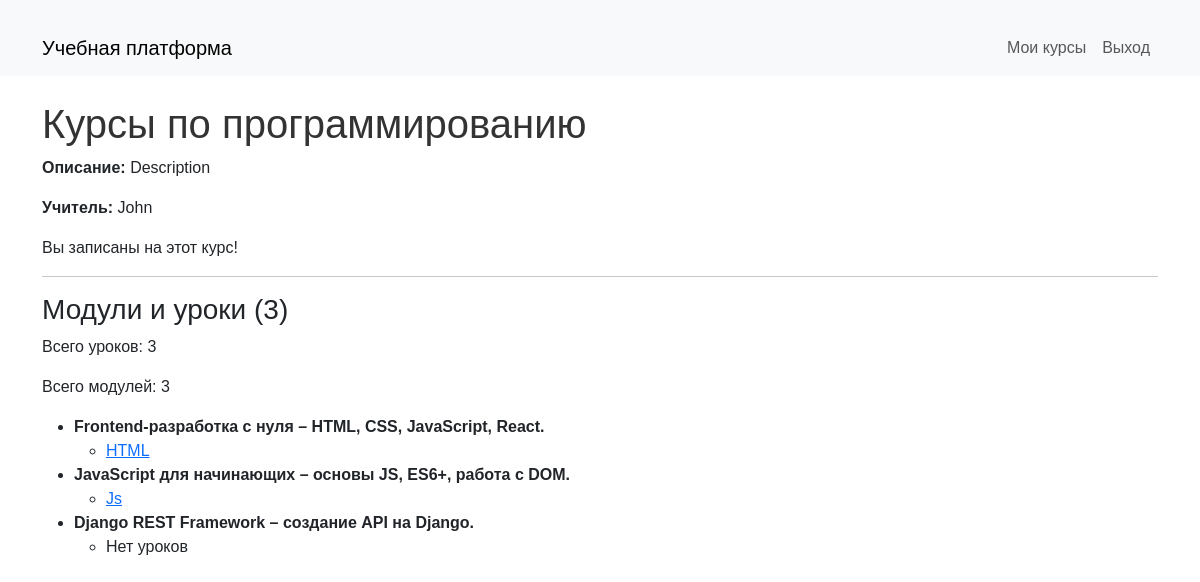
The page /course/1/ (signed in) on the database as committed earlier.
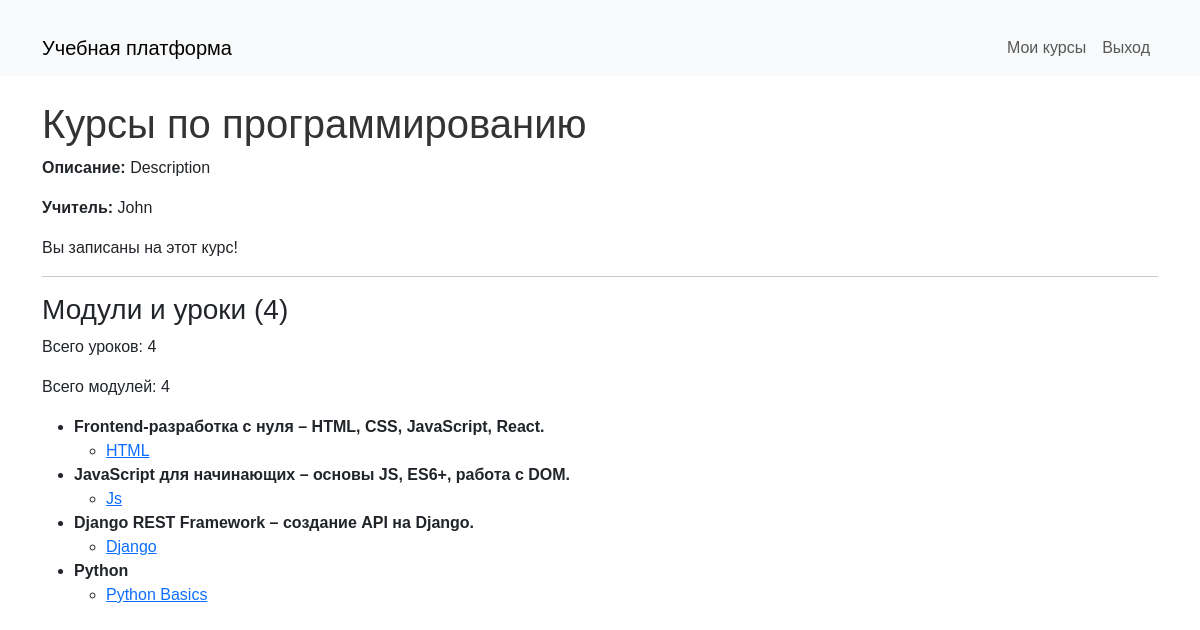
The same page on the database as committed later.
### online_courses/models.py (models this page shows, shortened)
class Course(models.Model):
    title = models.CharField(max_length=255)
    description = models.TextField(null=True, blank=True)
    teacher = models.ForeignKey(User, on_delete=models.SET_NULL, null=True, limit_choices_to={'role': 'teacher'}, related_name='courses_taught')
    students = models.ManyToManyField(User, related_name='enrolled_courses', blank=True, limit_choices_to={'role': 'student'})

class User(AbstractUser):
    ROLE_CHOICES = [
        ('student', 'Студент'),
        ('teacher', 'Преподаватель'),
        ('admin', 'Администратор')
    ]
    username = models.CharField(max_length=100, unique=True)
    email = models.EmailField(unique=True)
    role = models.CharField(max_length=20, choices=ROLE_CHOICES, default='student')
    def __str__(self):
        return self.username

class Module(models.Model):
    course = models.ForeignKey(Course, on_delete=models.CASCADE, related_name='modules')
    title = models.CharField(max_length=200)
    order = models.PositiveIntegerField()
    class Meta:
        ordering = ['course', 'order']

class Lesson(models.Model):
    module = models.ForeignKey(Module, on_delete=models.CASCADE)
    title = models.CharField(max_length=200)
    content = models.TextField(blank=True, null=True)
    video_url = models.URLField(blank=True, null=True)
    file = models.FileField(upload_to='lessons/files/', blank=True, null=True)

### online_courses/views.py (the view)
# urls.py: path('course/<int:course_id>/', course_detail, name='course_detail'),
@login_required
def course_detail(request, course_id):
    course = get_object_or_404(Course, id=course_id)
    is_enrolled = course.students.filter(id=request.user.id).exists()
    return render(request, 'course_detail.html', {'course': course, 'is_enrolled': is_enrolled})

### online_courses/templates/course_detail.html (shortened to what this page needs)
{% extends 'base.html' %}
{% block content %}
<div class="course-detail">
    <h1>{{ course.title }}</h1>
    <p><strong>Описание:</strong> {{ course.description }}</p>
    <p><strong>Учитель:</strong> {{ course.teacher }}</p>
</div>
{% if is_enrolled %}
    <p>Вы записаны на этот курс!</p>
{% else %}
    <a href="{% url 'online_courses:enroll_course' course.id %}" class="btn btn-primary">Записаться</a>
{% endif %}
<hr>
<h3>Модули и уроки ({{ course.modules.count }})</h3>
<p>Всего уроков: {{ course.modules.all|length }}</p>
<p>Всего модулей: {{ course.modules.count }}</p>
<ul class="modules">
    {% for module in course.modules.all %}
        <li><strong>{{ module.title }}</strong>
            <ul>
                {% for lesson in module.lesson_set.all %}
                    <li><a href="{% url 'online_courses:lesson_detail' course.id lesson.id %}">{{ lesson.title }}</a></li>
                {% empty %}
                    <li>Нет уроков</li>
                {% endfor %}
            </ul>
        </li>
    {% empty %}
        <p>Пока нет модулей.</p>
    {% endfor %}
</ul>
{% endblock %}

### online_courses/templates/base.html (shortened to what this page needs)
<!DOCTYPE html>
<html lang="ru">
<head>
    {% load static %}
    <link rel="stylesheet" href="https://cdn.jsdelivr.net/npm/bootstrap@5.3.0/dist/css/bootstrap.min.css">
    <link rel="stylesheet" href="{% static 'css/style.css' %}">
</head>
<body>
    <header>
        <nav class="navbar navbar-expand-lg navbar-light bg-light">
            <div class="container">
                <a class="navbar-brand" href="{% url 'online_courses:home' %}">Учебная платформа</a>
                <div class="collapse navbar-collapse">
                    <ul class="navbar-nav ms-auto">
                        {% if user.is_authenticated %}
                            <li class="nav-item"><a class="nav-link" href="{% url 'online_courses:course_list' %}">Мои курсы</a></li>
                            <li class="nav-item"><a class="nav-link" href="{% url 'online_courses:logout' %}">Выход</a></li>
                        {% else %}
                            <li class="nav-item"><a class="nav-link" href="{% url 'online_courses:login' %}">Вход</a></li>
                        {% endif %}
                    </ul>
                </div>
            </div>
        </nav>
    </header>
    <main>
        <div class="container mt-4">
            {% block content %}{% endblock %}
        </div>
    </main>
</body>
</html>

### online_courses/static/css/style.css (style rules this page uses)
body { font-family: Arial, sans-serif; }
h1, h2 { color: #333; }
.container { margin-top: 20px; }

Rows that differ between the two databases and show on the page:
computed for Course "Курсы по программированию": modules.count "3" → "4"; modules.all|length "3" → "4"
shown differently, row unchanged: Module "Django REST Framework – создание API на Django.": no longer shows "Нет уроков"
added Lesson: title "Django", shown under Module "Django REST Framework – создание API на Django."
added Module: title "Python"
added Lesson: title "Python Basics", shown under "Python"
